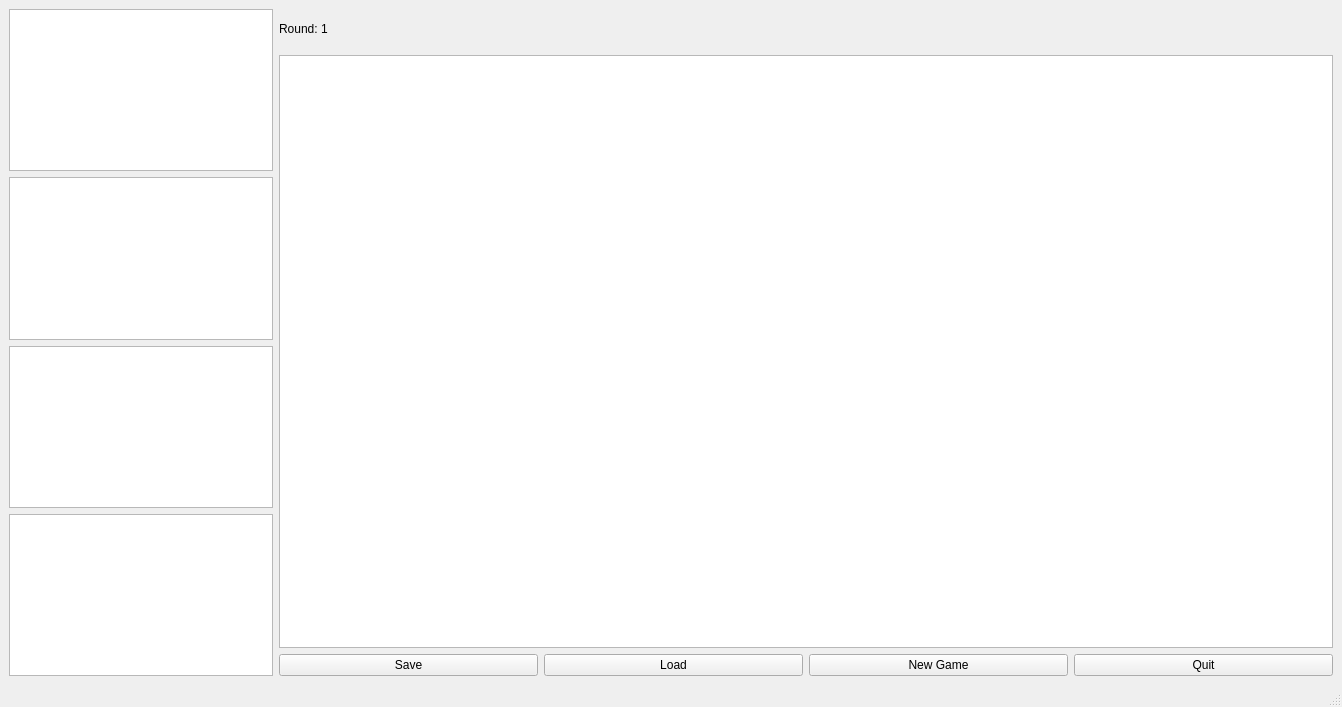
<?xml version="1.0" encoding="UTF-8"?>
<ui version="4.0">
 <class>MainWindow</class>
 <widget class="QMainWindow" name="MainWindow">
  <property name="geometry">
   <rect>
    <x>0</x>
    <y>0</y>
    <width>1342</width>
    <height>707</height>
   </rect>
  </property>
  <property name="windowTitle">
   <string>MainWindow</string>
  </property>
  <widget class="QWidget" name="centralwidget">
   <layout class="QHBoxLayout" name="horizontalLayout" stretch="1,4">
    <item>
     <layout class="QVBoxLayout" name="verticalLayout" stretch="1,1,1,1">
      <property name="sizeConstraint">
       <enum>QLayout::SetNoConstraint</enum>
      </property>
      <item>
       <widget class="QGraphicsView" name="redView"/>
      </item>
      <item>
       <widget class="QGraphicsView" name="blueView"/>
      </item>
      <item>
       <widget class="QGraphicsView" name="yellowView"/>
      </item>
      <item>
       <widget class="QGraphicsView" name="greenView"/>
      </item>
     </layout>
    </item>
    <item>
     <layout class="QVBoxLayout" name="verticalLayout_3" stretch="1,15,1">
      <item>
       <widget class="QLabel" name="Turn">
        <property name="text">
         <string>Round: 1</string>
        </property>
       </widget>
      </item>
      <item>
       <widget class="QGraphicsView" name="BoardView"/>
      </item>
      <item>
       <layout class="QHBoxLayout" name="horizontalLayout_2">
        <item>
         <widget class="QPushButton" name="saveButton">
          <property name="text">
           <string>Save</string>
          </property>
         </widget>
        </item>
        <item>
         <widget class="QPushButton" name="loadButton">
          <property name="text">
           <string>Load</string>
          </property>
         </widget>
        </item>
        <item>
         <widget class="QPushButton" name="newGameButton">
          <property name="text">
           <string>New Game</string>
          </property>
         </widget>
        </item>
        <item>
         <widget class="QPushButton" name="quitButton">
          <property name="text">
           <string>Quit</string>
          </property>
         </widget>
        </item>
       </layout>
      </item>
     </layout>
    </item>
   </layout>
  </widget>
  <widget class="QMenuBar" name="menubar">
   <property name="geometry">
    <rect>
     <x>0</x>
     <y>0</y>
     <width>1342</width>
     <height>20</height>
    </rect>
   </property>
  </widget>
  <widget class="QStatusBar" name="statusbar"/>
 </widget>
 <resources/>
 <connections/>
</ui>
